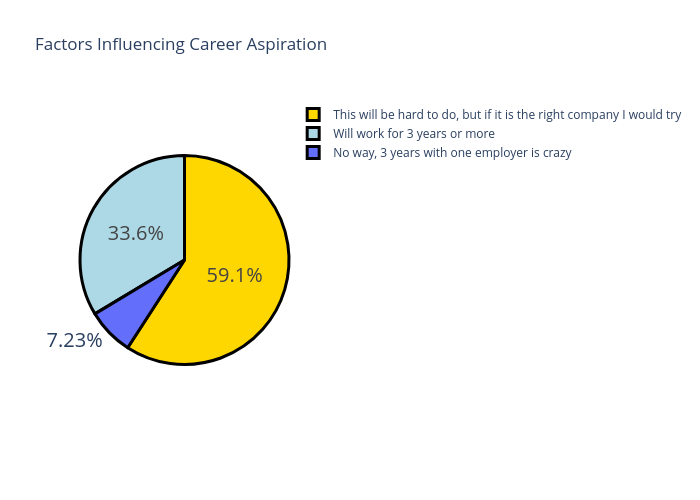

Notebook source saved alongside this figure:
### Code cell
q3 = df["How likely is that you will work for one employer for 3 years or more ?"].value_counts()
label = q3.index
counts = q3.values
colors = ['gold', 'lightblue']

fig = go.Figure(data=[go.Pie(labels=label, values=counts)])

fig.update_layout(
    title_text="Factors Influencing Career Aspiration",
    width=700,  
    height=500   
)

fig.update_traces(
    hoverinfo='label+value',
    textinfo='percent',
    textfont_size=20,
    marker=dict(colors=colors, line=dict(color='black', width=3))
)

fig.show()

### Figure 1 — Plotly figure (JSON) as saved in the notebook; plotly's stock layout.template omitted (floating-point values rounded to 4 significant figures)
{"data": [{"hoverinfo": "label+value", "labels": ["This will be hard to do, but if it is the right company I would try", "Will work for 3 years or more", "No way, 3 years with one employer is crazy"], "marker": {"colors": ["gold", "lightblue"], "line": {"color": "black", "width": 3}}, "textfont": {"size": 20}, "textinfo": "percent", "type": "pie", "values": [139, 79, 17]}], "layout": {"height": 500, "title": {"text": "Factors Influencing Career Aspiration"}, "width": 700}}
